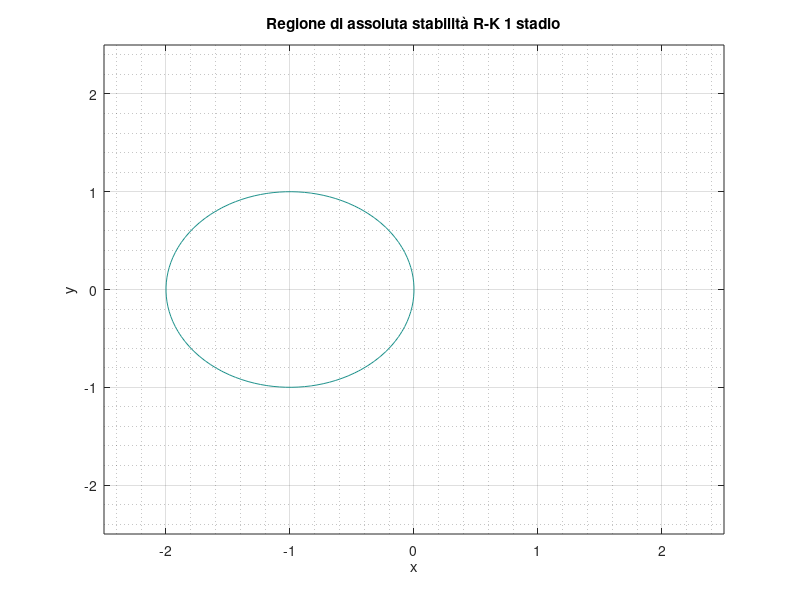
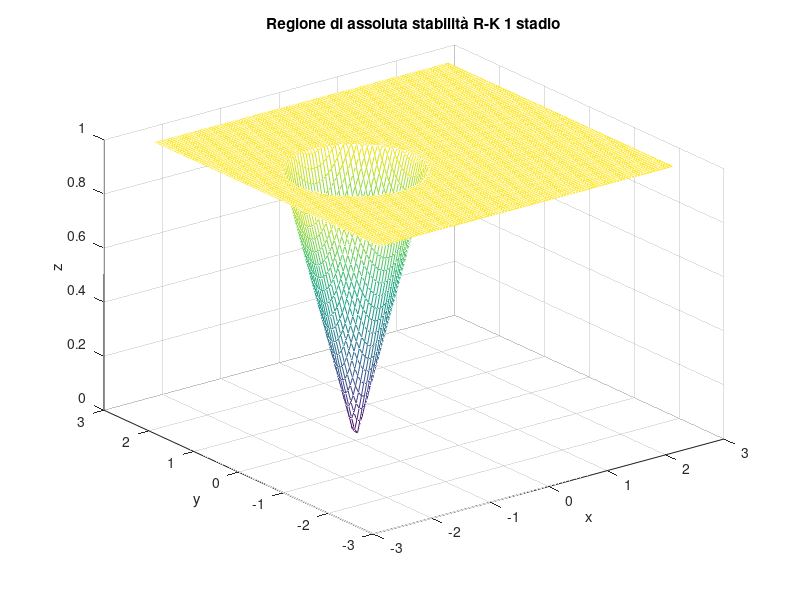
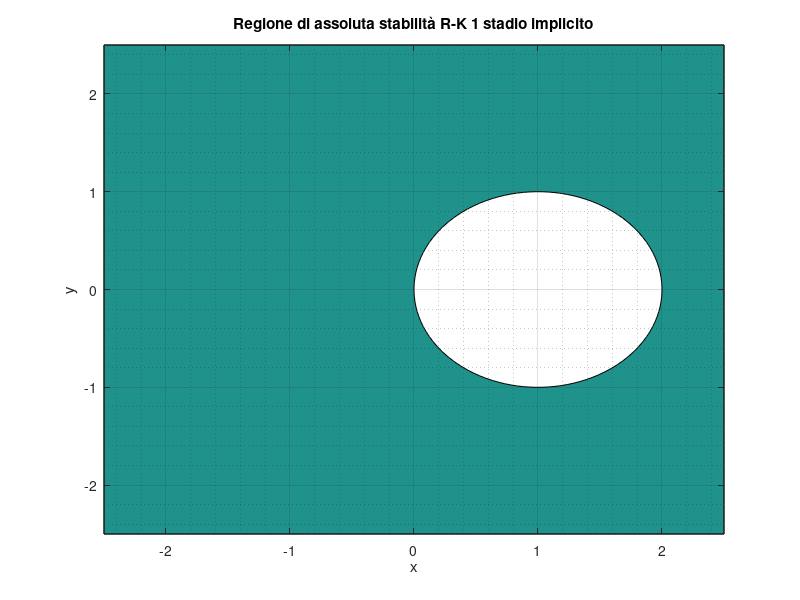
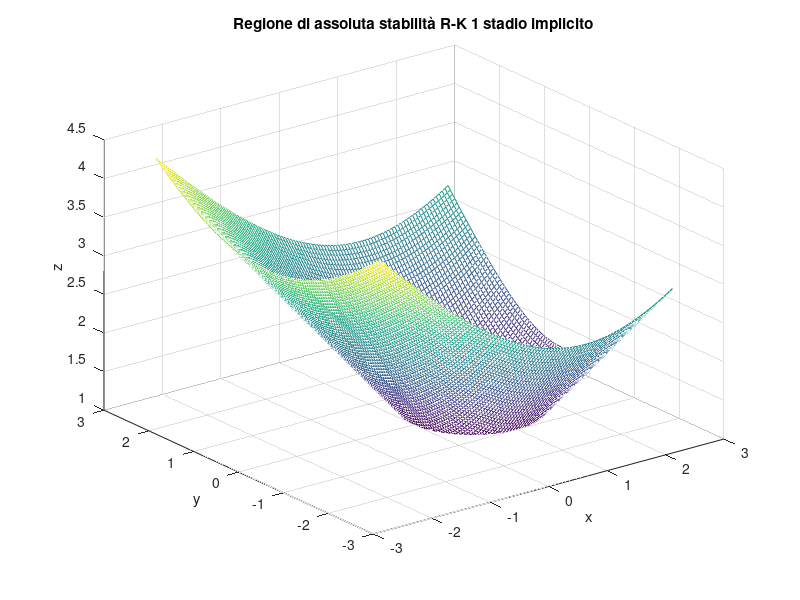

The MATLAB script that drew these images, in order:
clear
close all

n = 100;
x = linspace(-2.5,2.5,n);
y = x;

%% Primo metodo

[X, Y] = meshgrid(x);

Z = abs(1+X+Y.*1i);

v = [1 1];

figure(1)
contour(X, Y, Z, v)
grid on
grid minor
xlabel('x')
ylabel('y')
title('Regione di assoluta stabilità R-K 1 stadio')

Z1 = min(Z, 1);

figure(2)
mesh(X, Y, Z1)
xlabel('x')
ylabel('y')
zlabel('z')
title('Regione di assoluta stabilità R-K 1 stadio')

%% Secondo metodo

[X, Y] = meshgrid(x);

Z = abs(1-X-Y.*1i);

v = [1 1];

figure(3)
contourf(X, Y, Z, v)
grid on
grid minor
xlabel('x')
ylabel('y')
title('Regione di assoluta stabilità R-K 1 stadio implicito')

Z1 = max(Z, 1);

figure(4)
mesh(X, Y, Z1)
xlabel('x')
ylabel('y')
zlabel('z')
title('Regione di assoluta stabilità R-K 1 stadio implicito')

%% Terzo metodo

s = 2;

alpha = 1/2;
% alpha = 1;

A = [0 0; alpha 0];
b = [1-1/2/alpha 1/2/alpha];

[X, Y] = meshgrid(x);

I = eye(s);

r =@(x,y) abs(1+(x+y.*1i)*b*((I-(x+y.*1i)*A)\ones(s,1)));

F=zeros(n);
for i=1:n
    for j=1:n
        F(i,j) = r(X(i,j),Y(i,j));
    end
end

v = [1 1];

figure(5)
contour(X, Y, F, v)
grid on
grid minor
xlabel('x')
ylabel('y')
title('Regione di assoluta stabilità R-K 2 stadi')

F1 = min(F, 1);

figure(6)
mesh(X, Y, F1)
xlabel('x')
ylabel('y')
zlabel('z')
title('Regione di assoluta stabilità R-K 2 stadi')

%% Quarto metodo

n = 100;
x = linspace(-4,4,n);
y = x;

A = [0 0 0 0; 1/2 0 0 0 ; 0 1/2 0 0; 0 0 1 0];
b = [1/6 1/3 1/3 1/6];

s = 4;

[X, Y] = meshgrid(x);

I = eye(s);

r =@(x,y) abs(1+(x+y.*1i)*b*((I-(x+y.*1i)*A)\ones(s,1)));

F=zeros(n);
for i=1:n
    for j=1:n
        F(i,j) = r(X(i,j),Y(i,j));
    end
end

v = [1 1];

figure(7)
contour(X, Y, F, v)
grid on
grid minor
xlabel('x')
ylabel('y')
title('Regione di assoluta stabilità R-K 4 stadi')

F1 = min(F, 1);

figure(8)
mesh(X, Y, F1)
xlabel('x')
ylabel('y')
zlabel('z')
title('Regione di assoluta stabilità R-K 4 stadi')








